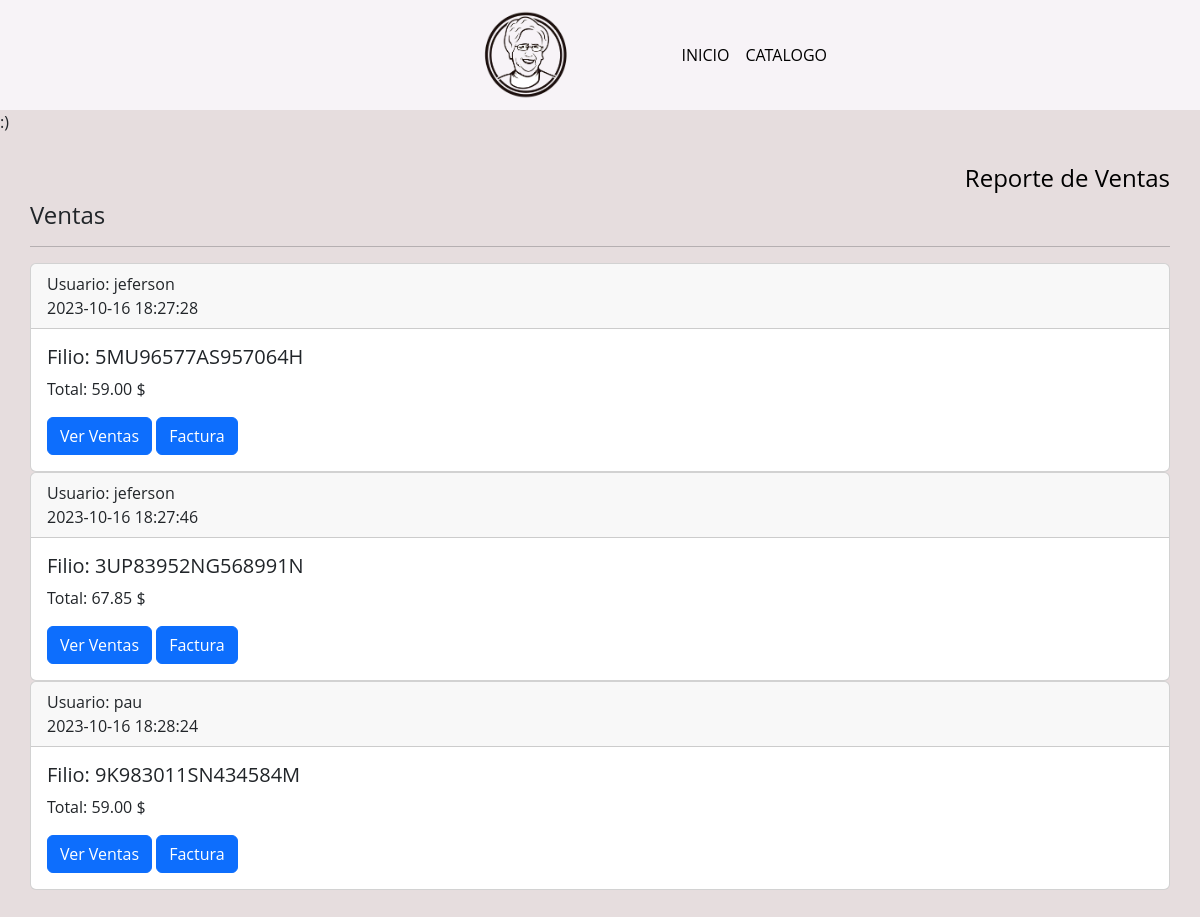
/admin/ventas.php, run on the app's committed database.
### tables this page shows
CREATE TABLE `compra` (
  `id` int(11) NOT NULL,
  `id_transaccion` varchar(20) NOT NULL,
  `fecha` datetime NOT NULL,
  `status` varchar(20) NOT NULL,
  `email` varchar(70) NOT NULL,
  `id_cliente` varchar(20) NOT NULL,
  `total` decimal(10,2) NOT NULL
);

### admin/ventas.php (the view, shortened to what this page needs)
<?php
$db = new DataBase();
$con = $db->conectar();
$sql = $con->prepare('SELECT * FROM compra ORDER BY DATE(fecha) DESC');
$sql->execute();
?>
<!DOCTYPE html>
<html lang="en">
<head>
    <link href="https://cdn.jsdelivr.net/npm/bootstrap@5.3.2/dist/css/bootstrap.min.css" rel="stylesheet"
>
    <link rel="stylesheet" href="../CSS1/estilospagina.css">
</head>
<body>
    <header>
        <div class="navbar navbar-expand-lg">
            <div class="container">
                <a href="#" class="navbar-brand" id="logo">
                    <img src="../wed/imagenes/logotipoabuela.png">
                </a>
                <div class="collapse navbar-collapse" id="navbarHeader">
                    <ul class="navbar-nav me-auto mb-2 mb-lg-0">
                        <li class="nav-item">
                            <a href="miniProyecto.php" class="nav-link active">INICIO</a>
                        </li>
                        <li class="nav-item">
                            <a href="../catalogoAdmin/index.php" class="nav-link active">CATALOGO</a>
                        </li>
                    </ul>
                </div>
            </div>
        </div>
    </header>
    <main>
    <?php
        include('../reportes/BD/conexionbd.php');
    ?>
        <div class="container">
            <div class="reporte"> <a href="../reportes/reporteventas.php" target = "_blank">
                    <h4>Reporte de Ventas</h4>
                </a></div>
            <h4>Ventas</h4>
            <hr>
            <?php while ($row = $sql->fetch(PDO::FETCH_ASSOC)) { ?>
                <div class="card">
                    <div class="card-header">
                        Usuario:
                        <?php echo $row['id_cliente']; ?><br>
                        <?php echo $row['fecha']; ?>
                    </div>
                    <div class="card-body">
                        <h5 class="card-title">Filio:
                            <?php echo $row['id_transaccion']; ?>
                        </h5>
                        <p class="card-text">Total:
                            <?php echo $row['total']; ?> $
                        </p>
                        <a href="detalles_ventas.php?orden=<?php echo $row['id_transaccion']; ?>" class="btn btn-primary">Ver
                            Ventas</a>
                        <a href="../reportesAdmin/reportefacturas.php?orden=<?php echo $row['id_transaccion']; ?>" target = "_blank" class="btn btn-primary">Factura</a>
                    </div>
                </div>
            <?php } ?>
        </div>
    </main>
</body>
</html>

### CSS1/estilospagina.css (style rules this page uses)
* { margin: 0; padding: 0; box-sizing: border-box; font-family: 'Open Sans', sans-serif; }
main>.container { padding: 30px 0; }
body { background-color: #e6ddde; }
header { display: flex; height: 110px; background-color: #f7f3f7; justify-content: center; align-items: center; padding-left: 10px; }
#navbarHeader { margin-left: 30%; gap: 45px; }
#logo img { gap: 20px; width: 90px; height: 90px; margin-left: 20px; }
.reporte { display: flex; align-items: end; justify-content: end; }
.reporte, a { text-decoration: none; color: black; }

### data on the page
compra: id_cliente "jeferson", fecha "2023-10-16 18:27:28", id_transaccion "5MU96577AS957064H", total "59.00"
compra: id_cliente "jeferson", fecha "2023-10-16 18:27:46", id_transaccion "3UP83952NG568991N", total "67.85"
compra: id_cliente "pau", fecha "2023-10-16 18:28:24", id_transaccion "9K983011SN434584M", total "59.00"
